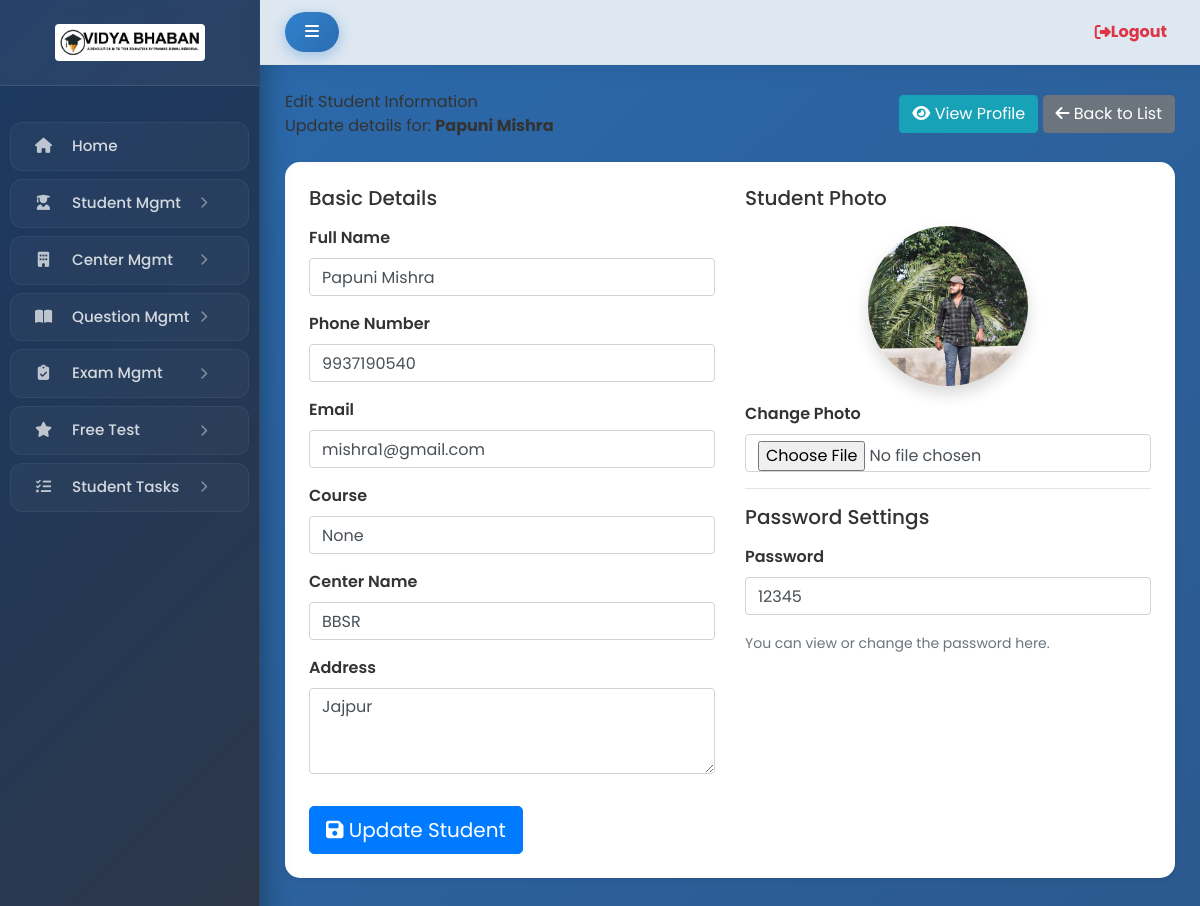
The page /panel/student/edit/3/ (signed in) on the database its author committed.
### app/models.py (models this page shows, shortened)
class Student(models.Model):
    name = models.CharField(max_length=100)
    phone = models.CharField(
        max_length=15,
        unique=True
    )
    email = models.EmailField(
        unique=True,
        blank=True,
        null=True
    )
    photo = models.ImageField(
        upload_to="students/",
        blank=True,
        null=True
    )
    course = models.CharField(
        max_length=100,
        blank=True,
        null=True
    )
    center_name = models.CharField(
        max_length=100,
        blank=True,
        null=True
    )
    address = models.TextField(
        blank=True,
        null=True
    )
    password = models.CharField(max_length=128)
    razorpay_order_id = models.CharField(
        max_length=200,
        blank=True,
        null=True
    )
    razorpay_payment_id = models.CharField(
        max_length=200,
        blank=True,
        null=True,
        unique=True
    )
    PAYMENT_STATUS = [
        ("pending", "Pending"),
        ("success", "Success"),
        ("failed", "Failed"),
    ]
    payment_status = models.CharField(
        max_length=20,
        choices=PAYMENT_STATUS,
        default="pending"
    )
    is_approved = models.BooleanField(default=False)
    created_at = models.DateTimeField(default=timezone.now)

### app/views.py (the view, shortened to what this page needs)
# urls.py: path('panel/student/edit/<int:id>/', views.student_edit, name='student_edit'),
@staff_member_required(login_url="/panel/login/")
def student_edit(request, id):
    student = get_object_or_404(Student, id=id)
    return render(request, "admin/student_edit.html", {
        "student": student
    })

### templates/admin/student_edit.html (shortened to what this page needs)
{% extends 'admin/dashboard.html' %}
{% load static %}
{% block content %}
<div class="app-main__outer">
<div class="app-main__inner">
<div class="app-page-title mb-4">
<div class="page-title-wrapper d-flex justify-content-between align-items-center flex-wrap">
<div class="page-title-heading d-flex align-items-center">
<div>
Edit Student Information
<div class="page-title-subheading">
Update details for:
<strong>{{ student.name }}</strong>
</div>
</div>
</div>
<div class="page-title-actions mt-2 mt-md-0">
<a href="{% url 'student_view' student.id %}" class="btn btn-info me-2">
<i class="fas fa-eye me-1"></i> View Profile
</a>
<a href="{% url 'student_list' %}" class="btn btn-secondary">
<i class="fas fa-arrow-left me-1"></i> Back to List
</a>
</div>
</div>
</div>
<div class="card shadow-sm p-4 rounded">
<form method="POST" enctype="multipart/form-data">
<div class="row">
<div class="col-md-6">
<h5 class="mb-3">Basic Details</h5>
<div class="mb-3">
<label class="form-label">Full Name</label>
<input type="text" name="name" value="{{ student.name }}"
class="form-control" required>
</div>
<div class="mb-3">
<label class="form-label">Phone Number</label>
<input type="text" name="phone" value="{{ student.phone }}"
class="form-control" required>
</div>
<div class="mb-3">
<label class="form-label">Email</label>
<input type="email" name="email" value="{{ student.email }}"
class="form-control" required>
</div>
<div class="mb-3">
<label class="form-label">Course</label>
<input type="text" name="course" value="{{ student.course }}"
class="form-control" required>
</div>
<div class="mb-3">
<label class="form-label">Center Name</label>
<input type="text" name="center" value="{{ student.center_name }}"
class="form-control" required>
</div>
<div class="mb-3">
<label class="form-label">Address</label>
<textarea name="address" class="form-control" rows="3" required>
{{ student.address }}</textarea>
</div>
</div>
<div class="col-md-6">
<h5 class="mb-3">Student Photo</h5>
<div class="text-center mb-3">
{% if student.photo %}
<img src="{{ student.photo.url }}"
width="160" height="160"
class="rounded-circle shadow"
style="object-fit: cover;">
{% else %}
<div class="text-muted">No photo uploaded</div>
{% endif %}
</div>
<div class="mb-3">
<label class="form-label">Change Photo</label>
<input type="file" name="photo" class="form-control">
</div>
<hr>
<h5 class="mb-3">Password Settings</h5>
<div class="mb-3">
<label class="form-label">Password</label>
<input type="text"
name="password"
value="{{ student.password }}"
class="form-control">
</div>
<small class="text-muted">
You can view or change the password here.
</small>
</div>
</div>
<button class="btn btn-primary btn-lg mt-3">
<i class="fas fa-save me-1"></i> Update Student
</button>
</form>
</div>
</div>
</div>
{% endblock %}

### templates/admin/dashboard.html (style rules this page uses)
body { font-family: 'Poppins', sans-serif; background: linear-gradient(-45deg, #1a365d, #2d3748, #2c5282, #2b6cb0); background-size: 400% 400%; animation: gradientBG 18s ease infinite; overflow-x: hidden; color: #333; }
.card { border: none; border-radius: 15px; background: #fff; box-shadow: 0 10px 30px rgba(0,0,0,0.05); transition: all 0.4s cubic-bezier(0.175, 0.885, 0.32, 1.275); margin-bottom: 25px; overflow: hidden; position: relative; }

### templates/admin/student_edit.html (style rules this page uses)
.form-label { font-weight:600; }
.card { border-radius:15px !important; }

### rows shown on the page
Student: name "Papuni Mishra", phone "9937190540", email "mishra1@gmail.com", course "None", center "BBSR", address "Jajpur", photo (picture), password "12345"
